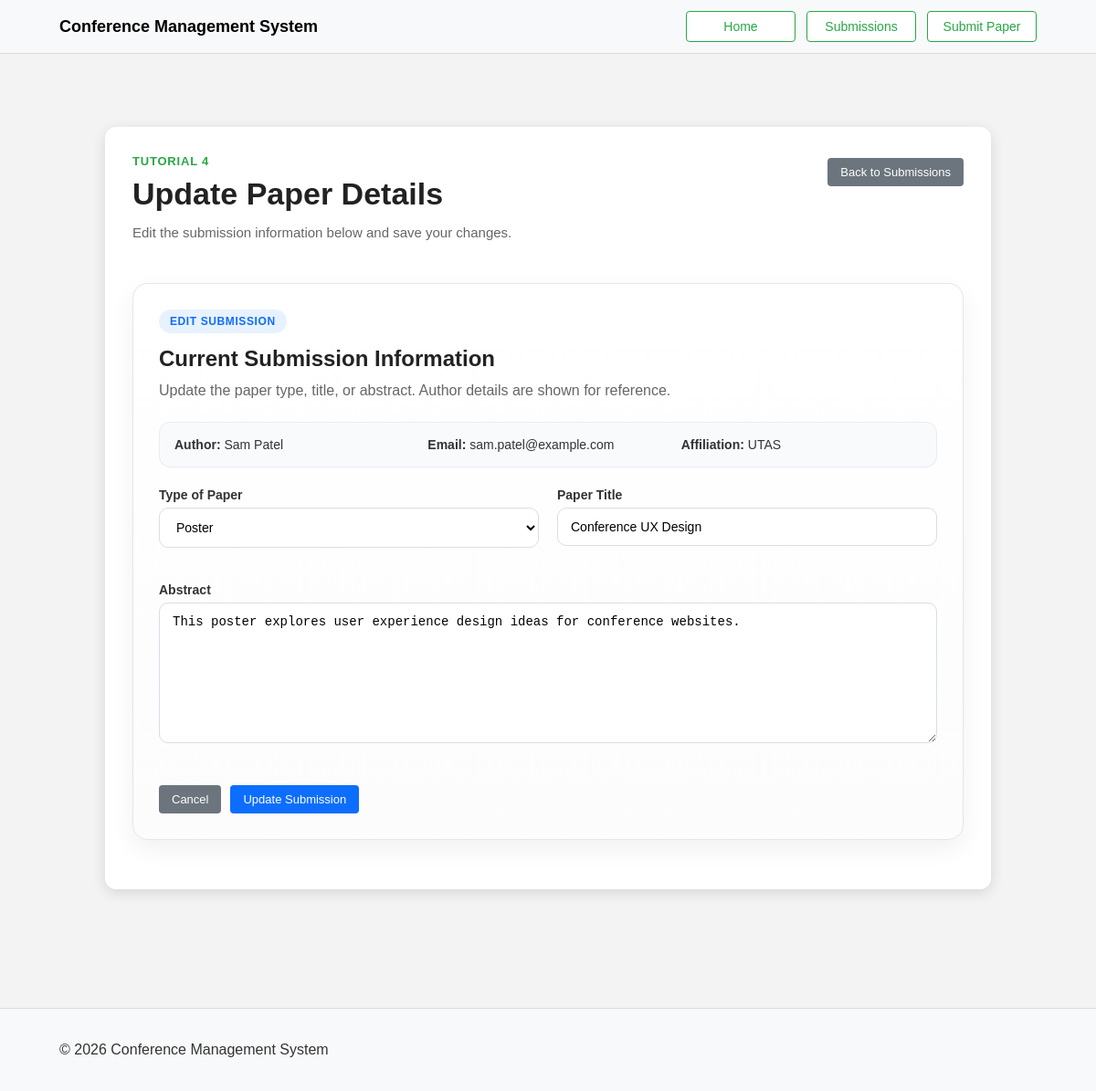
Screenshot of /update_submission.php?id=4 with the database file from the repository.
### tables this page shows
CREATE TABLE Submissions (
    id INTEGER PRIMARY KEY AUTOINCREMENT,
    User_id INTEGER,
    title TEXT NOT NULL,
    paper_type TEXT,
    accepted BOOLEAN,
    abstract TEXT,
    FOREIGN KEY (User_id) REFERENCES Users(id)
);

CREATE TABLE Users (
    id INTEGER PRIMARY KEY AUTOINCREMENT,
    Name TEXT NOT NULL,
    Email TEXT UNIQUE,
    affiliation TEXT,
    Role TEXT
);

### update_submission.php (the view, shortened to what this page needs)
<?php
include('db_conn.php');
$id = (int)$_GET['id'];
$sql = "
    SELECT
        s.id,
        s.title,
        s.paper_type,
        s.abstract,
        u.Name AS author_name,
        u.Email AS author_email,
        u.affiliation
    FROM Submissions s
    JOIN Users u ON s.User_id = u.id
    WHERE s.id = :id
";
$stmt = $pdo->prepare($sql);
$stmt->execute([':id' => $id]);
$submission = $stmt->fetch(PDO::FETCH_ASSOC);
?>
<!DOCTYPE html>
<html lang="en">
<head>
    <link rel="stylesheet" href="styles.css">
</head>
<body>
<nav class="navbar">
    <div class="container">
        <a class="brand" href="index.php">Conference Management System</a>
        <div class="nav-buttons">
            <a href="index.php" class="btn-outline nav-link">Home</a>
            <a href="submissions.php" class="btn-outline nav-link">Submissions</a>
            <a href="create_submissions.php" class="btn-outline nav-link">Submit Paper</a>
        </div>
    </div>
</nav>
<main class="content-area">
    <div class="wrapper">
        <div class="details-box create-page-box">
            <div class="create-header">
                <div>
                    <p class="page-kicker">Tutorial 4</p>
                    <h1 class="create-title">Update Paper Details</h1>
                    <p class="create-subtitle">
                        Edit the submission information below and save your changes.
                    </p>
                </div>
                <a href="submissions.php" class="secondary-btn">Back to Submissions</a>
            </div>
            <div class="pretty-card">
                <div class="section-badge">Edit Submission</div>
                <h2 class="section-title">Current Submission Information</h2>
                <p class="section-text">
                    Update the paper type, title, or abstract. Author details are shown for reference.
                </p>
                <div class="summary-bar">
                    <div><strong>Author:</strong> <?php echo htmlspecialchars($submission['author_name']); ?></div>
                    <div><strong>Email:</strong> <?php echo htmlspecialchars($submission['author_email']); ?></div>
                    <div><strong>Affiliation:</strong> <?php echo htmlspecialchars($submission['affiliation']); ?></div>
                </div>
                <form action="engine.php" method="post">
                    <div class="pretty-grid">
                        <div class="form-group">
                            <label for="paper_type">Type of Paper</label>
                            <select id="paper_type" name="paper_type" required>
                                <option value="Poster" <?php echo $submission['paper_type'] === 'Poster' ? 'selected' : ''; ?>>Poster</option>
                            </select>
                        </div>
                        <div class="form-group">
                            <label for="title">Paper Title</label>
                            <input
                                type="text"
                                id="title"
                                name="title"
                                value="<?php echo htmlspecialchars($submission['title']); ?>"
                                placeholder="Enter paper title"
                                required
                            >
                        </div>
                        <div class="form-group pretty-full">
                            <label for="abstract">Abstract</label>
                            <textarea
                                id="abstract"
                                name="abstract"
                                rows="8"
                                placeholder="Update the paper abstract here..."
                                required
                            ><?php echo htmlspecialchars($submission['abstract']); ?></textarea>
                        </div>
                    </div>
                    <div class="form-actions">
                        <a href="submissions.php" class="secondary-btn">Cancel</a>
                        <button type="submit" name="finalise_update_submission" class="primary-btn">Update Submission</button>
                    </div>
                </form>
            </div>
        </div>
    </div>
</main>
<footer>
    <div class="container footer-row">
        <p>&copy; 2026 Conference Management System</p>
    </div>
</footer>
</body>
</html>

### styles.css (style rules this page uses)
* { box-sizing: border-box; }
body { margin: 0; font-family: Arial, sans-serif; background-color: #f3f3f3; color: #333; }
a { text-decoration: none; color: inherit; }
.navbar { background-color: #f8f9fa; border-bottom: 1px solid #ddd; padding: 12px 0; }
.container { max-width: 1100px; margin: auto; padding: 0 15px; display: flex; justify-content: space-between; align-items: center; }
.brand { text-decoration: none; font-weight: bold; font-size: 18px; color: #000; }
.nav-buttons { display: flex; gap: 12px; flex-wrap: wrap; }
.btn-outline { display: inline-block; min-width: 120px; text-align: center; padding: 8px 12px; border: 1px solid #28a745; color: #28a745; text-decoration: none; border-radius: 4px; font-size: 14px; background: #fff; }
.content-area, .content-area-register { padding-top: 50px; padding-bottom: 50px; }
.wrapper { max-width: 1000px; margin: 30px auto; padding: 0 15px; }
.details-box, .form-box-register, .page-box { background: white; padding: 30px; border-radius: 12px; max-width: 1000px; margin: auto; box-shadow: 0px 4px 15px rgba(0, 0, 0, 0.12); }
h1, h2, h3 { color: #333; margin-top: 0; }
.primary-btn, .secondary-btn, .success-btn, .warning-btn, .danger-btn, .detailsBtn { display: inline-block; padding: 8px 14px; font-size: 13px; border-radius: 4px; cursor: pointer; border: none; text-decoration: none; margin-top: 4px; }
.primary-btn { background-color: #0d6efd; color: white; }
.secondary-btn { background-color: #6c757d; color: white; }
.form-group { margin-bottom: 18px; }
.form-group label { display: block; font-size: 14px; font-weight: bold; margin-bottom: 6px; }
.form-group input, .form-group select, .form-group textarea { width: 100%; padding: 10px 12px; font-size: 14px; border: 1px solid #ccc; border-radius: 4px; }
.form-group textarea { resize: vertical; min-height: 120px; }
.form-actions { display: flex; gap: 10px; flex-wrap: wrap; margin-top: 20px; }
footer { padding: 20px; background-color: #f8f9fa; margin-top: 50px; border-top: 1px solid #ddd; }
.footer-row { width: 100%; text-align: center; }
.create-page-box { max-width: 980px; }
.create-header { display: flex; justify-content: space-between; align-items: flex-start; gap: 20px; margin-bottom: 28px; flex-wrap: wrap; }
.page-kicker { margin: 0 0 8px 0; font-size: 13px; font-weight: bold; color: #28a745; text-transform: uppercase; letter-spacing: 0.8px; }
.create-title { margin: 0; font-size: 34px; line-height: 1.2; color: #222; }
.create-subtitle { margin-top: 10px; max-width: 700px; color: #666; line-height: 1.6; font-size: 15px; }
.pretty-card { background: linear-gradient(180deg, #ffffff 0%, #fcfcfc 100%); border: 1px solid #e6e6e6; border-radius: 16px; padding: 28px; margin-bottom: 24px; box-shadow: 0 10px 28px rgba(0, 0, 0, 0.06); }
.section-badge { display: inline-block; margin-bottom: 14px; padding: 6px 12px; border-radius: 999px; background: #e8f2ff; color: #0d6efd; font-size: 12px; font-weight: bold; text-transform: uppercase; letter-spacing: 0.6px; }
.section-title { margin: 0 0 8px 0; font-size: 24px; color: #222; }
.section-text { margin: 0 0 22px 0; color: #666; line-height: 1.6; }
.pretty-grid { display: grid; grid-template-columns: 1fr 1fr; gap: 20px; }
.pretty-full { grid-column: 1 / -1; }
.summary-bar { display: grid; grid-template-columns: repeat(3, 1fr); gap: 14px; margin-bottom: 22px; padding: 16px; background: #f8fafc; border: 1px solid #e7edf3; border-radius: 12px; font-size: 14px; }
.form-group input, .form-group select, .form-group textarea { border: 1px solid #d8dee6; border-radius: 10px; padding: 12px 14px; background: #fff; transition: all 0.2s ease; }

### rows the page displays
submissions: User.Name "Sam Patel", User.Email "sam.patel@example.com", User.affiliation "UTAS", paper_type "Poster", title "Conference UX Design", abstract "This poster explores user experience design ideas for conference websites."
